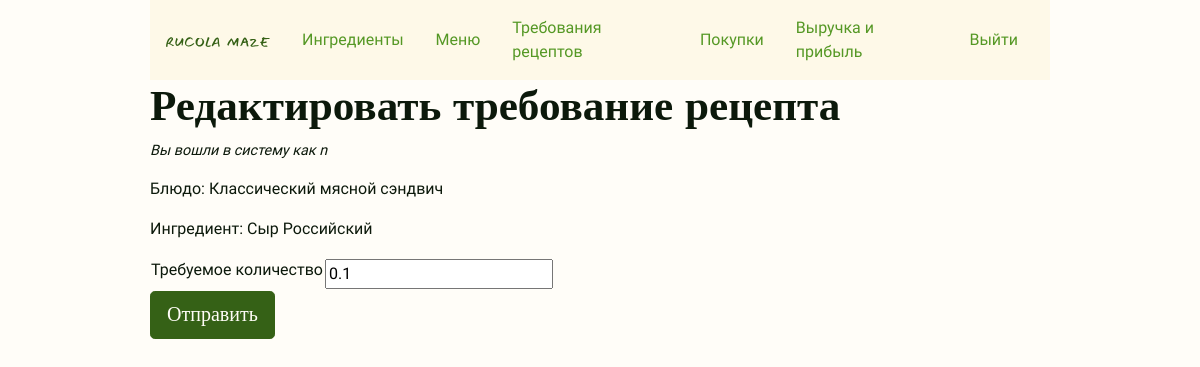
/recipe_requirements/33/edit (signed in), run on the app's committed database.
### rucola_maze/models.py (models this page shows, shortened)
class User(UserMixin, db.Model):
    id = mapped_column(db.Integer, primary_key=True)
    username = mapped_column(db.String(64), unique=True, index=True)
    email = mapped_column(db.String(128), index=True, unique=True)
    password_hash = mapped_column(db.String(128))
    joined_at = mapped_column(db.DateTime(), index=True, default=datetime.utcnow)

class MenuItem(db.Model):
    id = mapped_column(db.Integer, primary_key=True)
    title = mapped_column(db.String(128), unique=True, index=True)
    price_dollars = mapped_column(db.Integer)
    price_cents = mapped_column(db.Integer, default=0)
    in_recipe_requirements = db.relationship(
        "RecipeRequirement",
        backref="menu_item",
        lazy="dynamic",
        cascade="all, delete, delete-orphan",
    )
    purchases = db.relationship(
        "Purchase",
        backref="menu_item",
        lazy="dynamic",
        cascade="all, delete, delete-orphan",
    )
    def __str__(self):
        return self.title

class Ingredient(db.Model):
    id = mapped_column(db.Integer, primary_key=True)
    name = mapped_column(db.String(96), unique=True, index=True)
    quantity_available = mapped_column(
        db.Numeric(precision=2, asdecimal=False, decimal_return_scale=None), default=0
    )
    unit = mapped_column(db.String(16))
    unit_price_dollars = mapped_column(db.Integer, default=0)
    unit_price_cents = mapped_column(db.Integer, default=0)
    in_recipe_requirements = db.relationship(
        "RecipeRequirement",
        backref="ingredient",
        lazy="dynamic",
        cascade="all, delete, delete-orphan",
    )
    def __str__(self):
        return self.name

class RecipeRequirement(db.Model):
    id = mapped_column(db.Integer, primary_key=True)
    ingredient_id = mapped_column(db.Integer, db.ForeignKey("ingredient.id"))
    menu_item_id = mapped_column(db.Integer, db.ForeignKey("menu_item.id"))
    quantity_required = mapped_column(
        db.Numeric(precision=2, asdecimal=False, decimal_return_scale=None)
    )

### rucola_maze/inventory.py (the view, shortened to what this page needs)
@bp.route(
    "/recipe_requirements/<int:recipe_requirement_id>/edit", methods=["GET", "POST"]
)
@login_required
def recipe_requirement_edit(recipe_requirement_id):
    recipe_requirement = RecipeRequirement.query.get(recipe_requirement_id)
    form = RecipeRequirementForm()
    menu_item = MenuItem.query.get(recipe_requirement.menu_item_id)
    ingredient = Ingredient.query.get(recipe_requirement.ingredient_id)
    return render_template(
        "inventory/recipe_requirement_edit.html",
        form=RecipeRequirementForm(obj=recipe_requirement),
        recipe_requirement=recipe_requirement,
        menu_item=menu_item,
        ingredient=ingredient,
    )

### rucola_maze/forms.py
class RecipeRequirementForm(FlaskForm):  # INCLUDE ONLY AVAILABLE ITEMS
    quantity_required = StringField("Требуемое количество", validators=[DataRequired()])
    all_ingredients_possible = QuerySelectField(label="Ингредиент", allow_blank=False)
    all_menu_items_possible = QuerySelectField(label="Ингредиент", allow_blank=False)
    submit = SubmitField("Сохранить")

### rucola_maze/models.py (called while the page is built)
@login_manager.user_loader
def load_user(user_id):
    return User.query.get(int(user_id))

### rucola_maze/templates/inventory/recipe_requirement_edit.html (shortened to what this page needs)
{% extends 'base.html' %}
{% block content %}
<div class="h1">
    <h1>Редактировать требование рецепта</h1>
</div>
<p class="small-text">Вы вошли в систему как {{ current_user.username }}</p>
<p>Блюдо: {{ menu_item }}</p>
<p>Ингредиент: {{ ingredient }}</p>
<form method="post"
    action="{{ url_for('inventory.recipe_requirement_edit', recipe_requirement_id=recipe_requirement.id) }}">
    <table>
        <tr>
            <td>{{ form.quantity_required.label }}</td>
            <td> {{ form.quantity_required() }}</td>
        </tr>
    </table>
    <input type="submit" value="Отправить" class="btn btn-primary btn-lg" class="form-control">
</form>
{% endblock %}

### rucola_maze/static/style.css (style rules this page uses)
body { font-family: PT Sans; color: #0C190B; background-color: #FFFDF8; width: 75%; margin: 0 auto; }
.small-text { font-size: 0.9em; font-style: italic; }
.h1 h1 { font-family: Nunito; font-weight: bold; font-size: 2.7rem; margin-top: 24; }
.btn-primary { background-color: #356116; color: #FFFDF8; font-family: Nunito; border-color: #356116; }

### data on the page
User: username "n"
MenuItem: title "Классический мясной сэндвич"
Ingredient: name "Сыр Российский"
RecipeRequirement: quantity_required "0.1"
